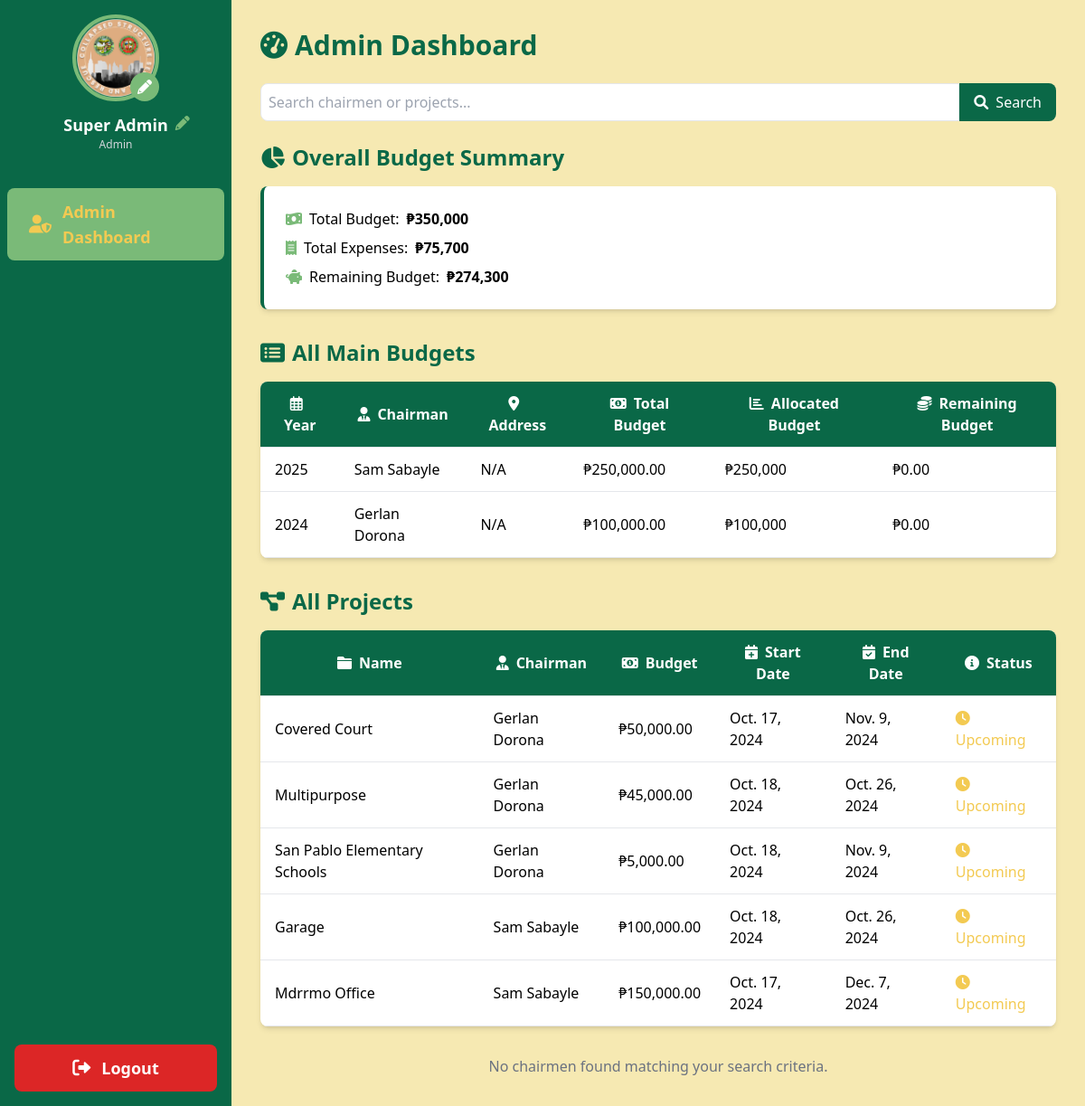
/admin-dashboard/ (signed in), run on an earlier commit of the app's database.
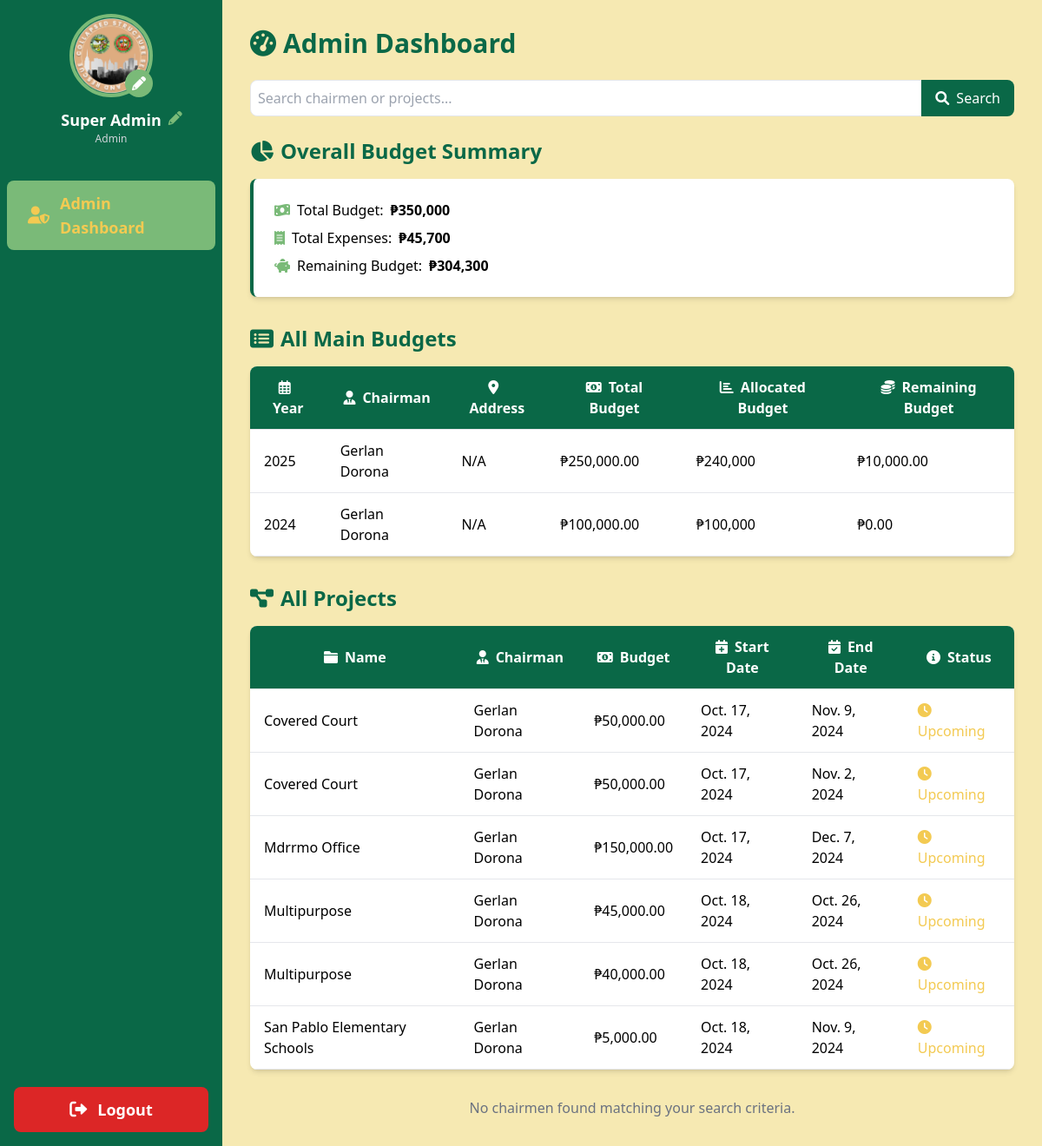
And on a later commit of the database.
### sk_project/models.py (models this page shows, shortened)
class User(AbstractUser):
    is_chairman = models.BooleanField(default=False)
    profile_picture = models.ImageField(upload_to='profile_pics/', default='profile_pics/default_avatar.png', blank=True)
    address = models.TextField(blank=True, null=True)
    contact_number = models.CharField(max_length=15, blank=True, null=True)
    groups = models.ManyToManyField(
        Group,
        verbose_name=_('groups'),
        blank=True,
        help_text=_(
            'The groups this user belongs to. A user will get all permissions '
            'granted to each of their groups.'
        ),
        related_name='sk_user_set',
        related_query_name='sk_user',
    )
    user_permissions = models.ManyToManyField(
        Permission,
        verbose_name=_('user permissions'),
        blank=True,
        help_text=_('Specific permissions for this user.'),
        related_name='sk_user_set',
        related_query_name='sk_user',
    )

class MainBudget(models.Model):
    year = models.PositiveIntegerField(unique=True)
    total_budget = models.DecimalField(max_digits=10, decimal_places=2)
    chairman = models.ForeignKey(User, related_name='main_budgets', on_delete=models.CASCADE)
    created_at = models.DateTimeField(auto_now_add=True)
    updated_at = models.DateTimeField(auto_now=True)
    class Meta:
        verbose_name_plural = "Main Budgets"
    @property
    def allocated_budget(self):
        return self.projects.aggregate(Sum('budget'))['budget__sum'] or 0
    @property
    def remaining_budget(self):
        return self.total_budget - self.allocated_budget

class Project(models.Model):
    name = models.CharField(max_length=255)
    description = models.TextField()
    allocated_budget = models.DecimalField(max_digits=10, decimal_places=2, default=0)
    budget = models.DecimalField(max_digits=10, decimal_places=2)
    main_budget = models.ForeignKey(MainBudget, related_name='projects', on_delete=models.SET_NULL, null=True)
    chairman = models.ForeignKey(User, related_name='projects', on_delete=models.CASCADE)
    start_date = models.DateField()
    end_date = models.DateField()
    created_at = models.DateTimeField(auto_now_add=True)
    updated_at = models.DateTimeField(auto_now=True)
    class Meta:
        ordering = ['start_date']

### sk_project/views.py (the view, shortened to what this page needs)
# urls.py: path('admin-dashboard/', views.admin_dashboard, name='admin_dashboard'),
@user_passes_test(lambda u: u.is_superuser)
def admin_dashboard(request):
    search_query = request.GET.get('search', '')
    chairmen = User.objects.filter(is_chairman=True).order_by('last_name', 'first_name')
    all_projects = Project.objects.all().order_by('chairman__last_name', 'chairman__first_name', 'name')
    all_main_budgets = MainBudget.objects.all().order_by('-year', 'chairman__last_name', 'chairman__first_name')
    total_budget = MainBudget.objects.aggregate(total=Sum('total_budget'))['total'] or 0
    total_expenses = Project.objects.aggregate(total=Sum('expenses__amount'))['total'] or 0
    context = {
        'chairmen': chairmen,
        'all_projects': all_projects,
        'all_main_budgets': all_main_budgets,
        'total_budget': total_budget,
        'total_expenses': total_expenses,
        'search_query': search_query,
    }
    return render(request, 'admin_dashboard.html', context)

### sk_project/templatetags/custom_filters.py (called while the page is built)
@register.filter
def sub(value, arg):
    return value - arg

### templates/admin_dashboard.html
{% extends 'base.html' %}
{% load static %}
{% load humanize %}
{% load custom_filters %}
{% block content %}
<h1 class="text-3xl font-bold mb-6 text-tertiary"><i class="fas fa-tachometer-alt mr-2"></i>Admin Dashboard</h1>
<form method="get" class="mb-6">
    <div class="flex">
        <input type="text" name="search" value="{{ search_query }}" placeholder="Search chairmen or projects..." class="flex-grow p-2 border rounded-l-lg">
        <button type="submit" class="bg-tertiary text-white px-4 py-2 rounded-r-lg hover:bg-quaternary transition duration-300">
            <i class="fas fa-search mr-2"></i>Search
        </button>
    </div>
</form>
<div class="mb-8">
    <h2 class="text-2xl font-semibold mb-4 text-tertiary"><i class="fas fa-chart-pie mr-2"></i>Overall Budget Summary</h2>
    <div class="bg-white rounded-lg shadow-md p-6 border-l-4 border-tertiary">
        <p class="flex items-center mb-2"><i class="fas fa-money-bill-wave text-quaternary mr-2"></i>Total Budget: <span class="ml-2 font-semibold">₱{{ total_budget|intcomma }}</span></p>
        <p class="flex items-center mb-2"><i class="fas fa-receipt text-quaternary mr-2"></i>Total Expenses: <span class="ml-2 font-semibold">₱{{ total_expenses|intcomma }}</span></p>
        <p class="flex items-center"><i class="fas fa-piggy-bank text-quaternary mr-2"></i>Remaining Budget: <span class="ml-2 font-semibold">₱{{ total_budget|sub:total_expenses|intcomma }}</span></p>
    </div>
</div>
<div class="mb-8">
    <h2 class="text-2xl font-semibold mb-4 text-tertiary"><i class="fas fa-list-alt mr-2"></i>All Main Budgets</h2>
    <div class="overflow-x-auto bg-white rounded-lg shadow-md">
        <table class="min-w-full">
            <thead class="bg-tertiary text-white">
                <tr>
                    <th class="py-3 px-4 border-b"><i class="far fa-calendar-alt mr-2"></i>Year</th>
                    <th class="py-3 px-4 border-b"><i class="fas fa-user-tie mr-2"></i>Chairman</th>
                    <th class="py-3 px-4 border-b"><i class="fas fa-map-marker-alt mr-2"></i>Address</th>
                    <th class="py-3 px-4 border-b"><i class="fas fa-money-bill-alt mr-2"></i>Total Budget</th>
                    <th class="py-3 px-4 border-b"><i class="fas fa-chart-bar mr-2"></i>Allocated Budget</th>
                    <th class="py-3 px-4 border-b"><i class="fas fa-coins mr-2"></i>Remaining Budget</th>
                </tr>
            </thead>
            <tbody>
                {% for budget in all_main_budgets %}
                <tr class="hover:bg-secondary">
                    <td class="py-3 px-4 border-b">{{ budget.year }}</td>
                    <td class="py-3 px-4 border-b">{{ budget.chairman.get_full_name|title }}</td>
                    <td class="py-3 px-4 border-b">{{ chairman.address|default:"N/A" }}</td>
                    <td class="py-3 px-4 border-b">₱{{ budget.total_budget|intcomma }}</td>
                    <td class="py-3 px-4 border-b">₱{{ budget.allocated_budget|intcomma }}</td>
                    <td class="py-3 px-4 border-b">₱{{ budget.remaining_budget|intcomma }}</td>
                </tr>
                {% endfor %}
            </tbody>
        </table>
    </div>
</div>
<div class="mb-8">
    <h2 class="text-2xl font-semibold mb-4 text-tertiary"><i class="fas fa-project-diagram mr-2"></i>All Projects</h2>
    <div class="overflow-x-auto bg-white rounded-lg shadow-md">
        <table class="min-w-full">
            <thead class="bg-tertiary text-white">
                <tr>
                    <th class="py-3 px-4 border-b"><i class="fas fa-folder mr-2"></i>Name</th>
                    <th class="py-3 px-4 border-b"><i class="fas fa-user-tie mr-2"></i>Chairman</th>
                    <th class="py-3 px-4 border-b"><i class="fas fa-money-bill-alt mr-2"></i>Budget</th>
                    <th class="py-3 px-4 border-b"><i class="fas fa-calendar-plus mr-2"></i>Start Date</th>
                    <th class="py-3 px-4 border-b"><i class="fas fa-calendar-check mr-2"></i>End Date</th>
                    <th class="py-3 px-4 border-b"><i class="fas fa-info-circle mr-2"></i>Status</th>
                </tr>
            </thead>
            <tbody>
                {% for project in all_projects %}
                <tr class="hover:bg-secondary">
                    <td class="py-3 px-4 border-b">{{ project.name|title }}</td>
                    <td class="py-3 px-4 border-b">{{ project.chairman.get_full_name|title }}</td>
                    <td class="py-3 px-4 border-b">₱{{ project.budget|intcomma }}</td>
                    <td class="py-3 px-4 border-b">{{ project.start_date }}</td>
                    <td class="py-3 px-4 border-b">{{ project.end_date }}</td>
                    <td class="py-3 px-4 border-b">
                        {% if project.end_date < now %}
                            <span class="text-quaternary"><i class="fas fa-check-circle mr-1"></i>Completed</span>
                        {% elif project.start_date <= now and project.end_date >= now %}
                            <span class="text-tertiary"><i class="fas fa-spinner mr-1"></i>Ongoing</span>
                        {% else %}
                            <span class="text-primary"><i class="fas fa-clock mr-1"></i>Upcoming</span>
                        {% endif %}
                    </td>
                </tr>
                {% endfor %}
            </tbody>
        </table>
    </div>
</div>
<div class="grid grid-cols-1 md:grid-cols-2 lg:grid-cols-3 gap-6">
    {% for chairman in chairmen %}
    <div class="bg-white rounded-lg shadow-md p-6 border-t-4 border-tertiary">
        <h2 class="text-xl font-semibold mb-4 text-tertiary"><i class="fas fa-user-circle mr-2"></i>{{ chairman.get_full_name|title }}</h2>
        <p class="flex items-center mb-2"><i class="fas fa-envelope text-quaternary mr-2"></i>{{ chairman.email }}</p>
        <p class="flex items-center mb-2"><i class="fas fa-folder-open text-primary mr-2"></i>Total Projects: {{ chairman.projects.count }}</p>
        <p class="flex items-center mb-2"><i class="fas fa-money-bill-wave text-quaternary mr-2"></i>Total Budget: ₱{{ chairman.total_budget|floatformat:2|intcomma }}</p>
        <p class="flex items-center mb-2"><i class="fas fa-receipt text-quaternary mr-2"></i>Total Expenses: ₱{{ chairman.total_expenses|floatformat:2|intcomma }}</p>
        <div class="mt-4">
            <h3 class="font-semibold text-tertiary"><i class="fas fa-list-ul mr-2"></i>Projects:</h3>
            <ul class="list-disc pl-5 mt-2">
                {% for project in chairman.projects.all %}
                <li class="mb-1">{{ project.name|title }} - ₱{{ project.budget|floatformat:2|intcomma }}</li>
                {% endfor %}
            </ul>
        </div>
    </div>
    {% empty %}
    <p class="col-span-full text-center text-gray-500">No chairmen found matching your search criteria.</p>
    {% endfor %}
</div>
{% endblock %}

### templates/base.html (shortened to what this page needs)
<!DOCTYPE html>
<html lang="en">
    {% load static %}
    <head>
        <script src="https://cdn.tailwindcss.com"></script>
        <link href="https://cdnjs.cloudflare.com/ajax/libs/font-awesome/6.0.0-beta3/css/all.min.css" rel="stylesheet">
    </head>
    <body class="bg-secondary">
        <div class="flex h-screen">
            <aside class="w-64 bg-tertiary text-white flex flex-col">
                <div class="p-4 flex flex-col items-center">
                    <a href="{% url 'edit_profile' %}" class="mb-3 relative">
                        {% if user.profile_picture %}
                            <img src="{{ user.profile_picture.url }}" alt="Profile Picture" class="w-24 h-24 rounded-full border-4 border-quaternary hover:border-primary transition-colors duration-200">
                        {% else %}
                            <img src="{% static 'img/drr.png' %}" alt="Default Profile Picture" class="w-24 h-24 rounded-full border-4 border-quaternary hover:border-primary transition-colors duration-200">
                        {% endif %}
                        <i class="fas fa-pencil-alt absolute bottom-0 right-0 bg-quaternary text-white p-2 rounded-full"></i>
                    </a>
                    <div class="text-center relative">
                        <h2 class="text-lg font-semibold">{{ user.get_full_name|title }}</h2>
                        <p class="text-xs text-gray-300">{{ user.address|truncatechars:20|capfirst }}</p>
                        <a href="{% url 'edit_profile' %}" class="absolute -right-6 top-0">
                            <i class="fas fa-pencil-alt text-quaternary hover:text-primary transition-colors duration-200"></i>
                        </a>
                    </div>
                </div>
                <nav class="mt-6 flex-grow">
                    {% if user.is_superuser %}
                        <a href="{% url 'admin_dashboard' %}" class="block py-3 px-6 hover:bg-quaternary transition-colors duration-200 {% if request.resolver_match.url_name == 'admin_dashboard' %}bg-quaternary text-primary font-bold{% endif %} rounded-lg mb-2 mx-2 flex items-center">
                            <i class="fas fa-user-shield mr-3 text-xl"></i> <span class="text-lg">Admin Dashboard</span>
                        </a>
                    {% endif %}
                </nav>
                <div class="p-4 mt-auto">
                    <a href="{% url 'logout' %}" class="block py-3 px-6 bg-red-600 text-white rounded-lg hover:bg-red-700 transition-colors duration-200 text-center flex items-center justify-center">
                        <i class="fas fa-sign-out-alt mr-3 text-xl"></i> <span class="text-lg font-semibold">Logout</span>
                    </a>
                </div>
            </aside>
            <main class="flex-1 p-8 overflow-y-auto">
                {% block content %}
                {% endblock %}
            </main>
        </div>
    </body>
</html>

What changed in the data, as far as the page shows it:
removed Project: name "Garage", chairman.get_full_name "Sam Sabayle", budget "100,000.00", start_date "Oct. 18, 2024", end_date "Oct. 26, 2024", shows "Upcoming"
changed through a linked row, MainBudget (number 1 of 2 on the later page): chairman.get_full_name "Sam Sabayle" → "Gerlan Dorona"; allocated_budget "250,000" → "240,000"; remaining_budget "0.00" → "10,000.00"
added Project: name "Covered Court", chairman.get_full_name "Gerlan Dorona", budget "50,000.00", start_date "Oct. 17, 2024", end_date "Nov. 2, 2024", shows "Upcoming"
changed Project "Mdrrmo Office": chairman.get_full_name "Sam Sabayle" → "Gerlan Dorona"; moves up the list
added Project: name "Multipurpose", chairman.get_full_name "Gerlan Dorona", budget "40,000.00", start_date "Oct. 18, 2024", end_date "Oct. 26, 2024", shows "Upcoming"
Also different on the page:
{{ total_expenses|intcomma }}: "75,700" → "45,700"
{{ total_budget|sub:total_expenses|intcomma }}: "274,300" → "304,300"
